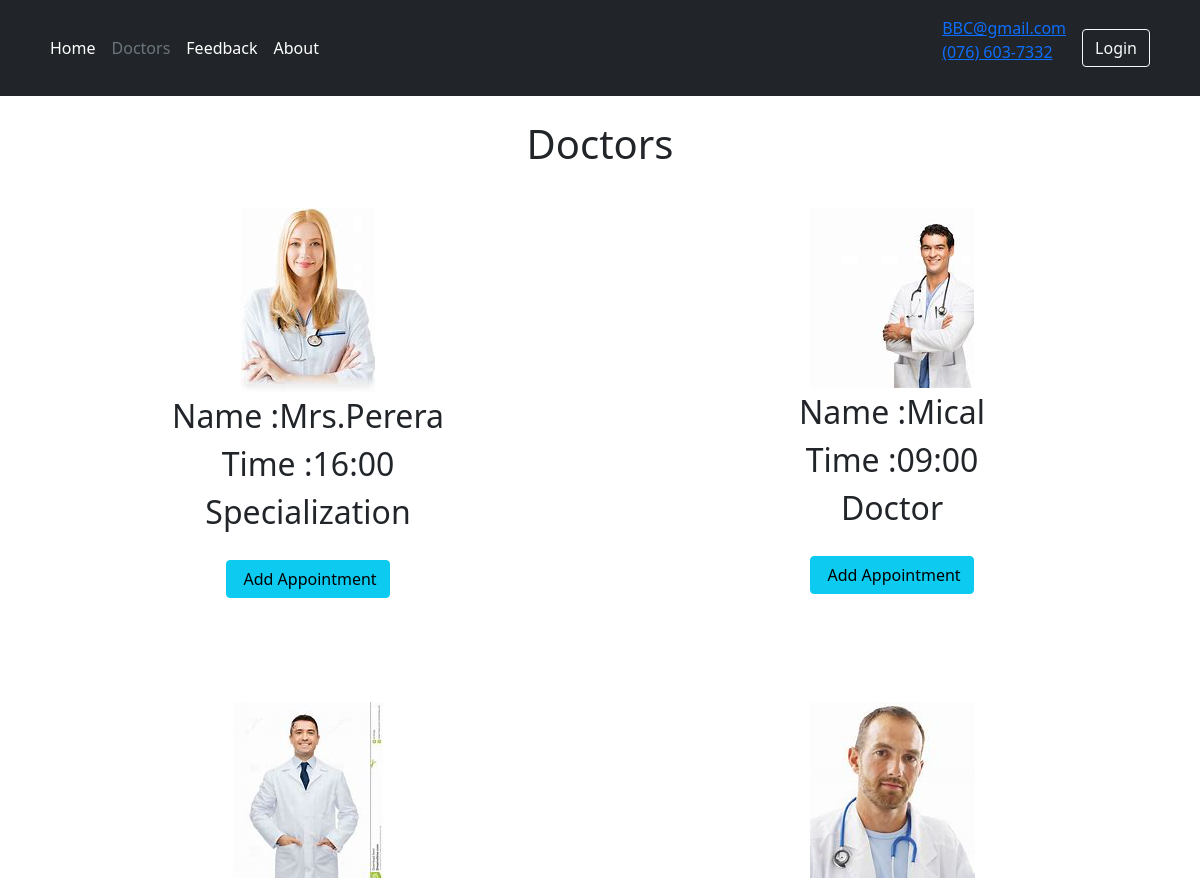
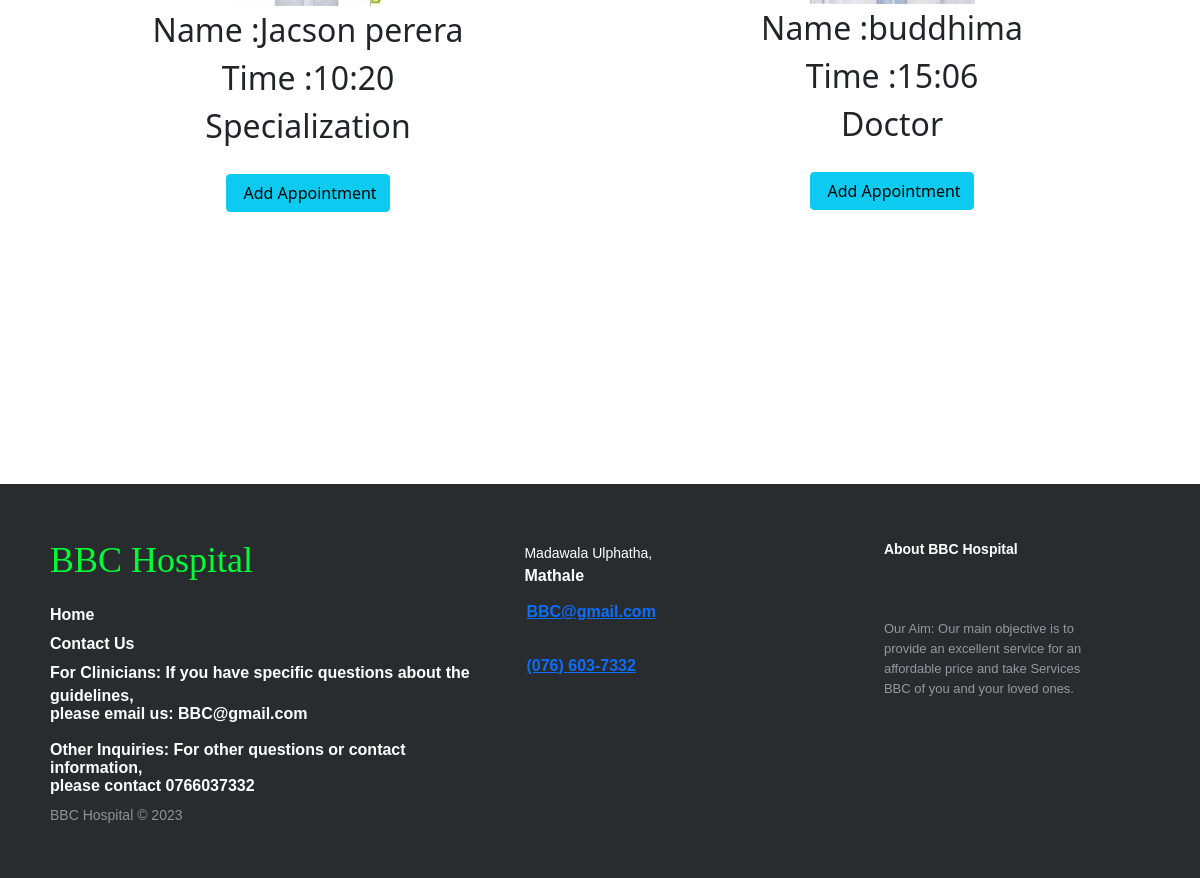
Page /Doctor/doctor.php on the committed database (2 pictures, top to bottom).
### tables this page shows
CREATE TABLE `doctor` (
  `id` int(255) NOT NULL,
  `name` varchar(255) NOT NULL,
  `time` varchar(6) NOT NULL,
  `type` varchar(255) NOT NULL,
  `image` varchar(255) NOT NULL
);

### Doctor/doctor.php (the view, shortened to what this page needs)
<html>
    <head>
        <link href="https://cdn.jsdelivr.net/npm/bootstrap@5.0.2/dist/css/bootstrap.min.css" rel="stylesheet">
      <link rel="stylesheet" href="../footer.css" />
    </head>
    <body>
        <main>
            <header class="p-3 bg-dark text-white">
              <div class="container">
                <div class="d-flex flex-wrap align-items-center justify-content-center justify-content-lg-start">
                    <ul class="nav col-12 col-lg-auto me-lg-auto mb-2 justify-content-center mb-md-0">
                        <li><a href="../index.php" class="nav-link px-2 text-white">Home</a></li>
                        <li><a href="#" class="nav-link px-2 text-secondary">Doctors</a></li>
                        <li><a href="../feedback/feedback.html" class="nav-link px-2 text-white">Feedback</a></li>
                        <li><a href="#aboutus" class="nav-link px-2 text-white">About</a></li>
                    </ul>
                    <form class="col-12 col-lg-auto mb-3 mb-lg-0 me-lg-3">
                        <address>
                            <a href="mailto:BBC@gmail.com">BBC@gmail.com</a><br>
                            <a href="tel:+0766037332">(076) 603-7332</a>
                          </address>
                    </form>
                    <div class="text-end">
                        <button type="button" onclick="window.location.href='../login/login.html';" class="btn btn-outline-light me-2">Login</button>
                    </div>
                </div>
              </div>
            </header>
        </main>
        <section class="doctor"><br>
            <h1 class="heading"><center>Doctors</center></h1>
            <div class="box-container">
                <?php
                                  @include'../config.php';
                ?>
                    <?php
                        $select_doctor = mysqli_query($conn, "SELECT * FROM `doctor`");
                        if(mysqli_num_rows($select_doctor) > 0){
                        while($fetch_doctor = mysqli_fetch_assoc($select_doctor)){
                    ?>
                <form action="add.php?name=<?php echo $fetch_doctor['name']; ?>&time=<?php echo $fetch_doctor['time']; ?>" method="post">
                <div class="box">
                    <img src="uploaded_img/<?php echo $fetch_doctor['image']; ?>" alt="">
                    <div class="price">Name :<?php echo $fetch_doctor['name']; ?></div>
                    <div class="price">Time :<?php echo $fetch_doctor['time']; ?></div>
                    <div class="price"><?php echo $fetch_doctor['type']; ?></div><br>
                    <a href="add.php"><input type="submit" class="btn btn-info" value=" Add Appointment" name="submit"></a>
                </div>
                </form>
                <?php
                };
                };
                ?>
            </div>
        </section>
        <footer class="footer-distributed">
            <div class="footer-left">
                <h3><span>BBC Hospital</span></h3>
                <p class="footer-links">
                <a href="../index.php">Home</a>
                <br />
                <a href="#"
                    >Contact Us <br />
                    For Clinicians:</a
                >
                If you have specific questions about the guidelines,<br />
                please email us: BBC@gmail.com <br /><br />
                Other Inquiries: For other questions or contact information,
                <br />please contact 0766037332
                </p>
                <p class="footer-company-name">BBC Hospital &copy; 2023</p>
            </div>
            <div class="footer-center">
                <div>
                <p><span>Madawala Ulphatha,</span> Mathale</p>
                </div><br>
                <div>
                    <address>
                        &ensp;&ensp;&ensp;&ensp;<a href="mailto:BBC@gmail.com">BBC@gmail.com</a><br><br /><br />
                        &ensp;&ensp;&ensp;&ensp;<a href="tel:+0766037332">(076) 603-7332</a>
                    </address>
                </div>
                <br />
            </div>
                <div class="footer-right">
                <p class="footer-company-about" id="aboutus">
                    <span>About BBC Hospital</span>
                    <br />
                    <br />
                    Our Aim: Our main objective is to provide an excellent service for an
                    affordable price and take Services BBC of you and your loved ones.
                </p>
                </div>
        </footer>
    </body>
</html>

### footer.css (style rules this page uses)
footer { position: relative; bottom: 0; }
.footer-distributed { background-color: #292c2f; box-shadow: 0 1px 1px 0 rgba(0, 0, 0, 0.12); box-sizing: border-box; width: 100%; text-align: left; font: bold 16px sans-serif; padding: 55px 50px; margin-top: 80px; }
.footer-distributed .footer-left, .footer-distributed .footer-center, .footer-distributed .footer-right { display: inline-block; vertical-align: top; }
.footer-distributed .footer-left { width: 40%; }
.footer-distributed h3 { color: #ffffff; font: normal 36px 'Cookie', cursive; margin: 0; }
.footer-distributed h3 span { color: #00ff37; }
.footer-distributed .footer-links { color: #ffffff; margin: 20px 0 12px; padding: 0; }
.footer-distributed .footer-links a { display:inline-block; line-height: 1.8; text-decoration: none; color: inherit; }
.footer-distributed .footer-company-name { color: #8f9296; font-size: 14px; font-weight: normal; margin: 0; }
.footer-distributed .footer-center { width: 35%; }
.footer-distributed .footer-center p { display: inline-block; color: #ffffff; vertical-align: middle; margin:0; }
.footer-distributed .footer-center p span { display:block; font-weight: normal; font-size:14px; line-height:2; }
.footer-distributed .footer-right { width: 20%; }
.footer-distributed .footer-company-about { line-height: 20px; color: #92999f; font-size: 13px; font-weight: normal; margin: 0; }
.footer-distributed .footer-company-about span { display: block; color: #ffffff; font-size: 14px; font-weight: bold; margin-bottom: 20px; }

### Doctor/doctor.php (style rules this page uses)
.doctor .box-container { display: grid; grid-template-columns: repeat(auto-fit, 35rem); gap:1.5rem; justify-content: center; }
.doctor .box-container .box { text-align: center; padding:2rem; box-shadow: var(--box-shadow); border:var(--border); border-radius: .5rem; }
.doctor .box-container .box .price { font-size: 2rem; color:var(--black); }

### rows in the picture
doctor: image (picture), name "Mrs.Perera", time "16:00", type "Specialization"
doctor: image (picture), name "Mical", time "09:00", type "Doctor"
doctor: image (picture), name "Jacson perera", time "10:20", type "Specialization"
doctor: image (picture), name "buddhima", time "15:06", type "Doctor"
